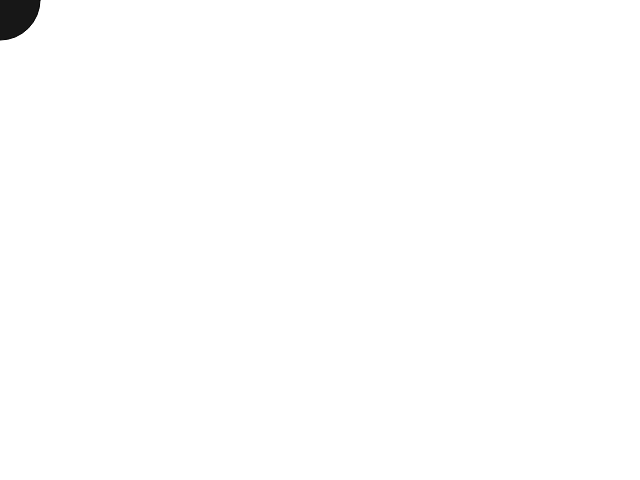
Frame 1 (no input)
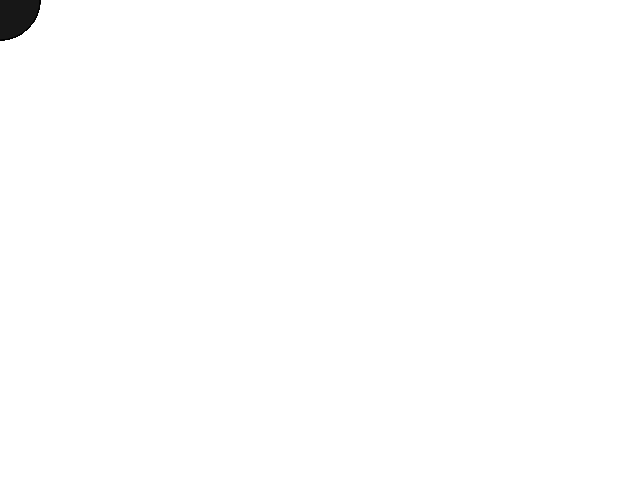
Frame 60 (no input)
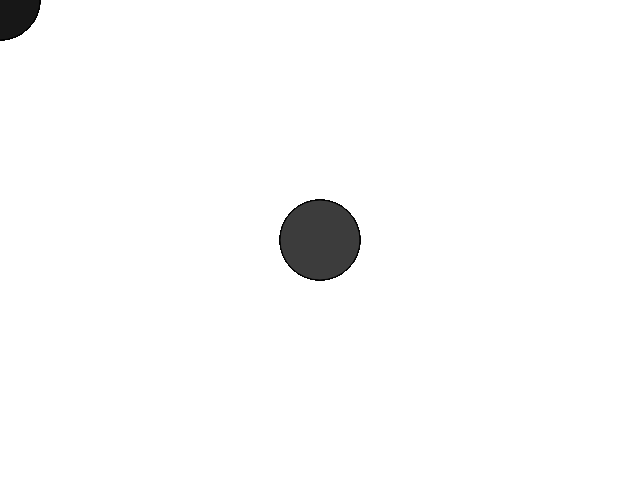
Frame 120 (the mouse pressed at the canvas centre since frame 60)

The p5.js sketch that drew these frames (run headless with seeded random() and noise() and a simulated clock; from frame 60 on, the mouse is pressed at the canvas centre):

// p5.js sketch
// ── sketch.js
function setup() {
	createCanvas(640, 480);
}

function draw() {
	if (mouseIsPressed) {
		fill(60);
	} else {
		fill(23);
	}
	ellipse(mouseX, mouseY, 80, 80);
}
